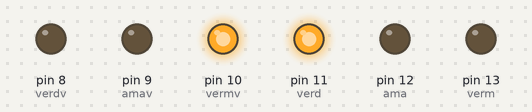
Recording of a sketch running on a simulated Arduino Uno, built with avr-gcc and run on an emulated ATmega328P. On the bench: output pins drawn as LEDs (lit = HIGH).

Above: at 1.2 s.
At 4.0 s:
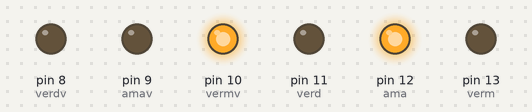
At 5.37 s:
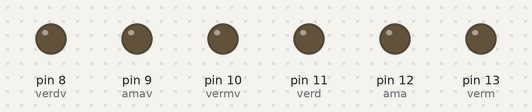
At 6.7 s:
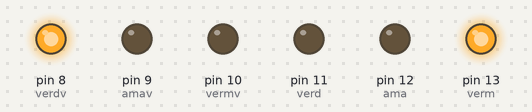
At 9.5 s:
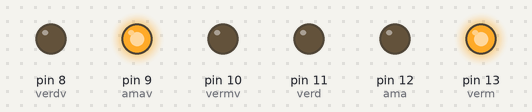
At 13.37 s:
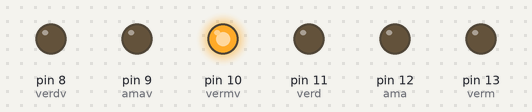
Timing chart, 0 to 14.0 s (numbered marks = the images above):
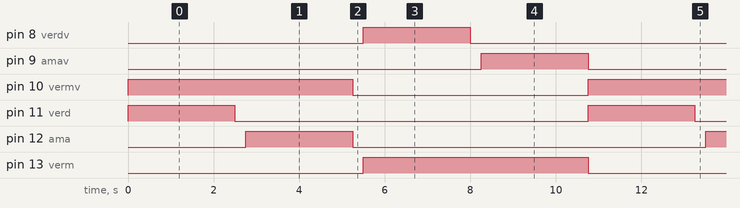

Measured:
- by itself, pin 8 (verdv), pin 9 (amav), pin 11 (verd), pin 12 (ama): alternates HIGH for 2.5 s and LOW for 8.3 s
- by itself, pin 10 (vermv), pin 13 (verm): alternates HIGH for 5.3 s and LOW for 5.5 s
- by itself, everything shown: repeats every 10.8 s, in 7 steps

The sketch:

codigo_duplo_arduino.ino
```cpp
int verm = 13;
int tempo = 2500;
int tempos = 250;
int ama = 12;
int verd = 11;
int vermv = 10;
int amav = 9;
int verdv = 8;
void setup() {
  Serial.begin(9600);
  pinMode(verm, OUTPUT);
  pinMode(ama, OUTPUT);
  pinMode(verd, OUTPUT);
  pinMode(vermv, OUTPUT);
  pinMode(amav, OUTPUT);
  pinMode(verdv, OUTPUT);
}

void loop() {
  digitalWrite(verm, 0);
  digitalWrite(ama, 0);
  digitalWrite(verd, 1);
  digitalWrite(vermv, 1);
  digitalWrite(amav, 0);
  digitalWrite(verdv, 0);

  delay(tempo);

  digitalWrite(verm, 0);
  digitalWrite(ama, 0);
  digitalWrite(verd, 0);
  digitalWrite(vermv, 1);
  digitalWrite(amav, 0);
  digitalWrite(verdv, 0);

  delay(tempos);

  digitalWrite(ama, 1);
  digitalWrite(verm, 0);
  digitalWrite(verd, 0);
  digitalWrite(vermv, 1);
  digitalWrite(amav, 0);
  digitalWrite(verdv, 0);

  delay(tempo);

  digitalWrite(ama, 0);
  digitalWrite(verm, 0);
  digitalWrite(verd, 0);
  digitalWrite(vermv, 0);
  digitalWrite(amav, 0);
  digitalWrite(verdv, 0);

  delay(tempos);

  digitalWrite(verm, 1);
  digitalWrite(ama, 0);
  digitalWrite(verd, 0);
  digitalWrite(vermv, 0);
  digitalWrite(amav, 0);
  digitalWrite(verdv, 1);

  delay(tempo);


  digitalWrite(ama, 0);
  digitalWrite(verm, 1);
  digitalWrite(verd, 0);
  digitalWrite(vermv, 0);
  digitalWrite(amav, 0);
  digitalWrite(verdv, 0);

  delay(tempos);

  digitalWrite(ama, 0);
  digitalWrite(verm, 1);
  digitalWrite(verd, 0);
  digitalWrite(vermv, 0);
  digitalWrite(amav, 1);
  digitalWrite(verd, 0);

  delay(tempo);
}
```
